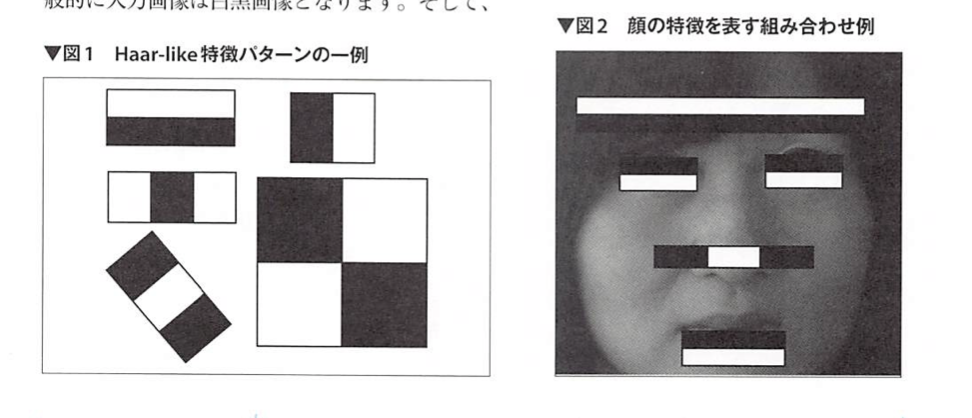
#> input picture books/sd/sd_21_08/imgs/feature_value.png, 972 x 418 px, given in place of the camera
$ python haar.py
#> lines starting #> are read from the running program, lines starting #| are printed output that depends on the picture; after the words box and inside, x2 and y2 are one past the last pixel; in counts of white or black regions, pixels touching at a corner belong together
# haar.py Copyright (c) 2021 Masami Yamakawa
# SPDX-License-Identifier: MIT
#
# The face recognition part of the code is
#  based on facerec_from_webcam.py
#  distributed with face_recognition Python library.
#  Copyright (c) 2017, Adam Geitgey
#  SPDX-License-Indentifier: MIT
#

# ライブラリ取り込み
import cv2

# カメラバッファ読み飛ばし回数定義
CAMERA_BUF_FLUSH_NUM = 6

# 学習済HAAR CASCADE 顔検出ファイル名の定義
FACE_DETECTION_MODEL = 'haarcascade_frontalface_default.xml'

# ハールカスケード型顔検出モデルを読み込みface_detectorに保存
print('顔検出モデル読み込み')
print(FACE_DETECTION_MODEL)
face_detector = cv2.CascadeClassifier(cv2.data.haarcascades + FACE_DETECTION_MODEL)

# ビデオカメラ開始
print('ビデオカメラ開始...')
cap = cv2.VideoCapture(0)

# OpenCVのストップウオッチ機能をtmという名前で使えるようにする
tm = cv2.TickMeter()

# ストップウオッチスタート
tm.start()

while True:

    #バッファ滞留カメラ画像を読み飛ばし最新画像をframeに読み込む
    for i in range(CAMERA_BUF_FLUSH_NUM):
        ret, frame = cap.read()
#> this loop made 6 passes
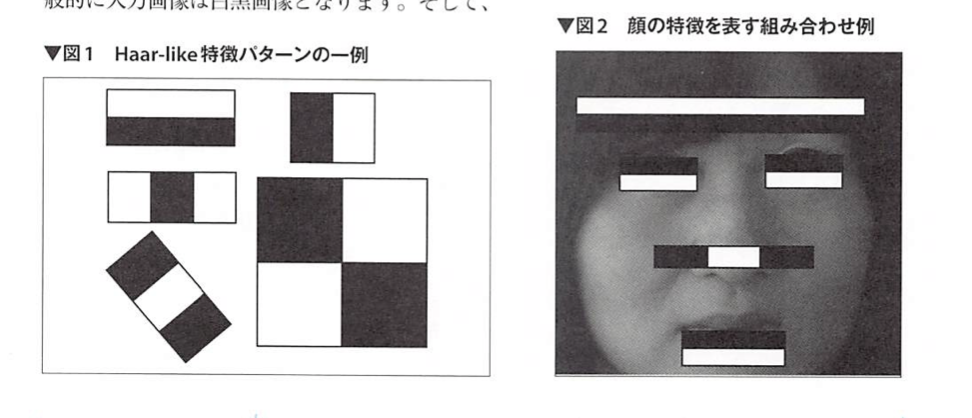
#> input picture books/sd/sd_21_08/imgs/feature_value.png, 972 x 418 px, given in place of the camera

    # 画像縦横比を維持し幅を500ピクセルに縮小
    ratio = 500 / frame.shape[1]
#> ratio = 0.514
    frame = cv2.resize(frame, dsize=None, fx=ratio, fy=ratio)
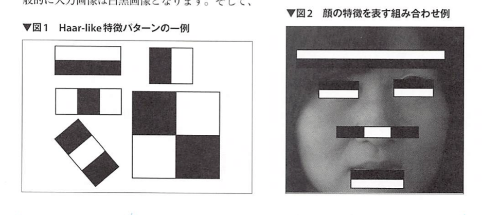
#> frame: shape (215, 500, 3); mean B, G, R 194.5, 194, 195.3

    # 画像をグレースケールにしgrayに保存
    gray = cv2.cvtColor(frame, cv2.COLOR_BGR2GRAY)

    # ハールカスケードで顔部分を検出しボックス座標をlocationsへ保存
    locations = face_detector.detectMultiScale(gray, scaleFactor=1.1,
        minNeighbors=5, minSize=(30, 30),
        flags=cv2.CASCADE_SCALE_IMAGE)
#> locations = ()

    # ボックス座標の表現形式を変換
    locations = [(y, x + w, y + h, x) for (x, y, w, h) in locations]
#> locations = []
    print(locations)

    # 検出顔数繰り返す
    for top, right, bottom, left in locations:

        # 枠を顔の周りに描画
        cv2.rectangle(frame, (left, top), (right, bottom), (0, 255, 0), 2)
#> this loop made 0 passes

    # 時間測定し測定結果を描画
    tm.stop()
    time = tm.getTimeMilli()
    cv2.putText(frame, '{:.2f}(ms)'.format(time),
                (10, 30), cv2.FONT_HERSHEY_SIMPLEX, 1.0, (0, 255, 0), thickness=2)
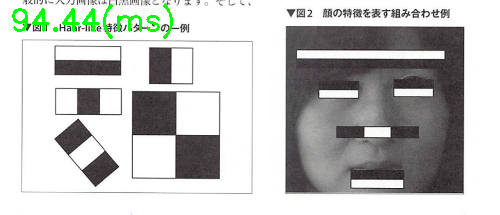
#> frame: shape (215, 500, 3); 1.11% of pixels changed, all inside (x1, y1, x2, y2) = (12, 4, 173, 39)

    # 画像を表示
    cv2.imshow('Video', frame)

    # 「q」の入力でプログラム終了
    if cv2.waitKey(1) & 0xFF == ord('q'):
#> (key q is pressed here)
        break

    # ストップウオッチリスタート
    tm.reset()
    tm.start()

# カメラリリース
cap.release()
cv2.destroyAllWindows()

$ run again, on books/sd/sd_21_08/imgs/stage.png
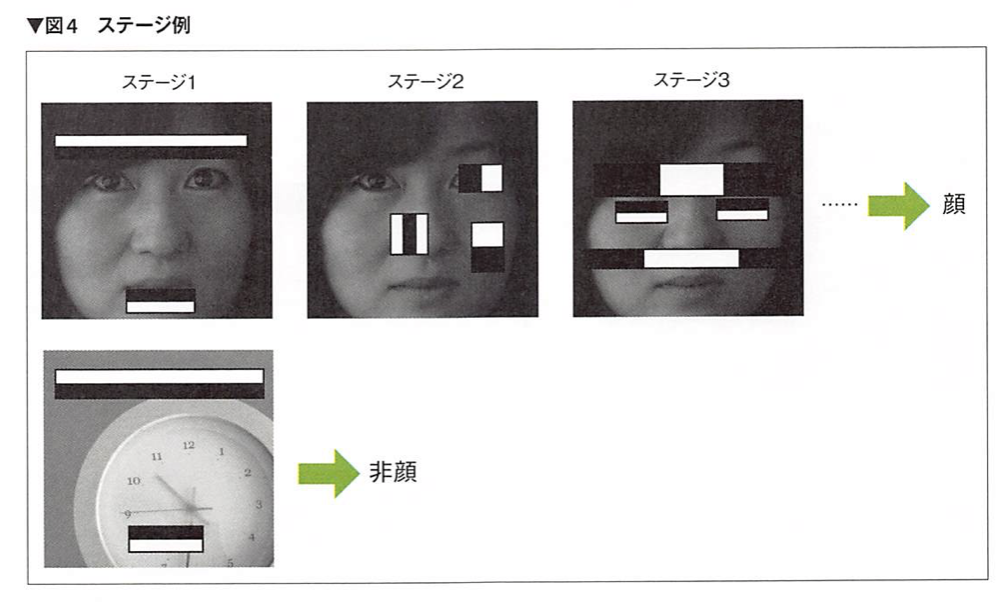
#> input picture books/sd/sd_21_08/imgs/stage.png, 1006 x 602 px, given in place of the camera
#> the loop `for i in range(CAMERA_BUF_FLUSH_NUM):` made 6 passes
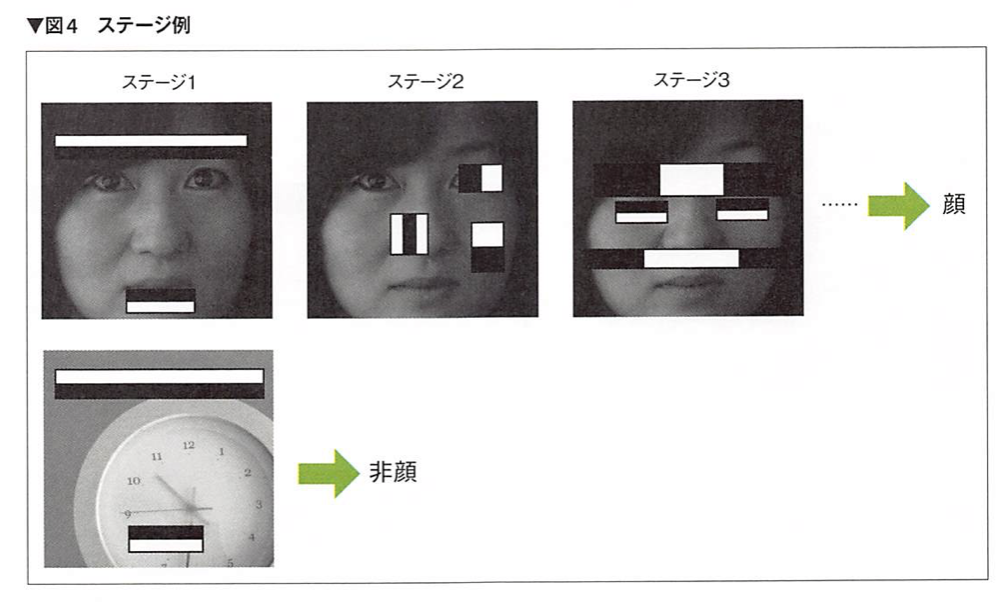
#> input picture books/sd/sd_21_08/imgs/stage.png, 1006 x 602 px, given in place of the camera
#> `frame = cv2.resize(frame, dsize=None, fx=ratio, fy=ratio)`:
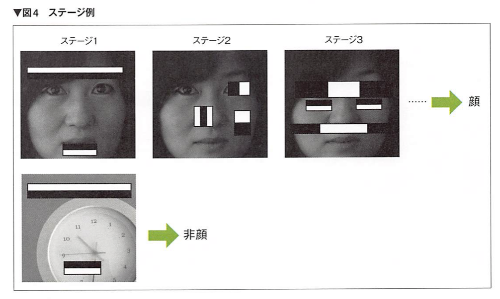
#> frame: shape (299, 500, 3); mean B, G, R 202.5, 202.8, 203.9
#> `locations = face_detector.detectMultiScale(gray, scaleFactor=1.1, minN..`: locations = ()
#> `locations = [(y, x + w, y + h, x) for (x, y, w, h) in locations]`: locations = []
#> `cv2.putText(frame, '{:.2f}(ms)'.format(time), (10, 30), cv2.FONT_HERSH..`:
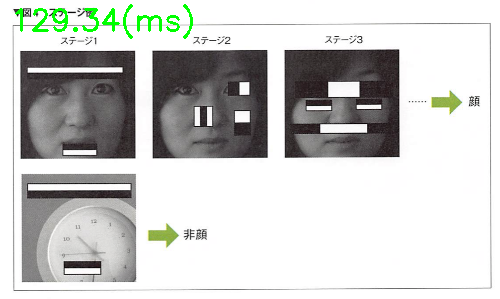
#> frame: shape (299, 500, 3); 0.87% of pixels changed, all inside (x1, y1, x2, y2) = (15, 4, 193, 39)
